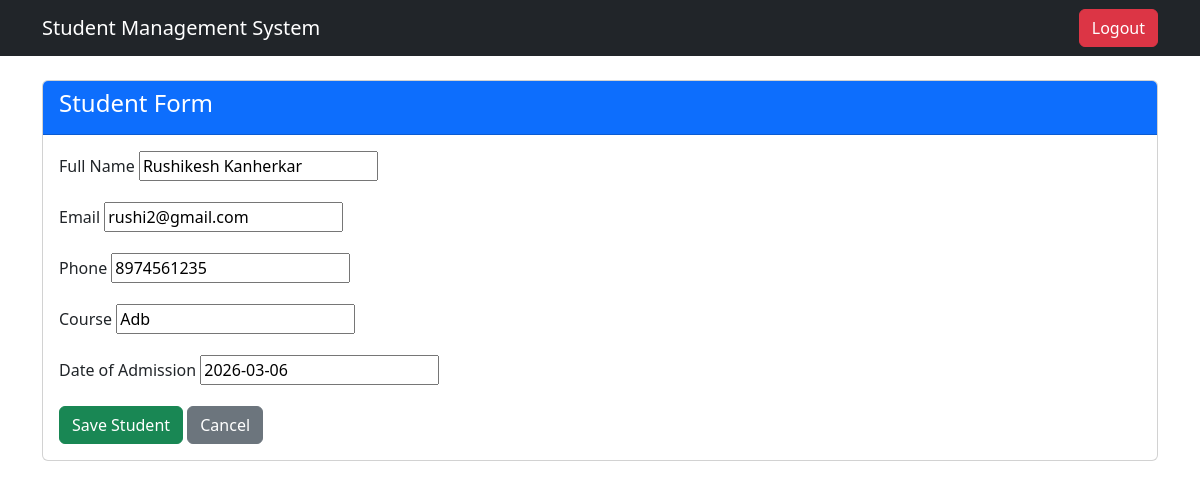
The app's page /students/edit/2/ (signed in) with its own data.
### students/models.py (models this page shows, shortened)
class Student(models.Model):
    full_name = models.CharField(max_length=100)
    email = models.EmailField(unique=True)
    phone = models.CharField(max_length=10)
    course = models.CharField(max_length=50)
    date_of_admission = models.DateField()

### students/views.py (the view)
# urls.py: path('edit/<int:id>/',views.student_edit,name='student_edit'),
@login_required
def student_edit(request,id):
    student = get_object_or_404(Student,id=id)
    if request.method == "POST":
        form = StudentForm(request.POST,instance=student)
        if form.is_valid():
            form.save()
            return redirect('student_list')
    else:
        form = StudentForm(instance=student)
    return render(request,'students/student_form.html',{'form':form})

### students/forms.py (shortened to what this page needs)
class StudentForm(forms.ModelForm):
    class Meta:
        model = Student
        fields = '__all__'

### students/templates/students/student_form.html (shortened to what this page needs)
{% extends 'base.html' %}
{% block content %}
<div class="card">
<div class="card-header bg-primary text-white">
<h4>Student Form</h4>
</div>
<div class="card-body">
<form method="POST">
<div class="mb-3">
<label class="form-label">Full Name</label>
{{ form.full_name }}
</div>
<div class="mb-3">
<label class="form-label">Email</label>
{{ form.email }}
</div>
<div class="mb-3">
<label class="form-label">Phone</label>
{{ form.phone }}
</div>
<div class="mb-3">
<label class="form-label">Course</label>
{{ form.course }}
</div>
<div class="mb-3">
<label class="form-label">Date of Admission</label>
{{ form.date_of_admission }}
</div>
<button type="submit" class="btn btn-success">
Save Student
</button>
<a href="/students/" class="btn btn-secondary">
Cancel
</a>
</form>
</div>
</div>
{% endblock %}

### records on screen
Student: full_name "Rushikesh Kanherkar", email "rushi2@gmail.com", phone "8974561235", course "Adb", date_of_admission "2026-03-06"
